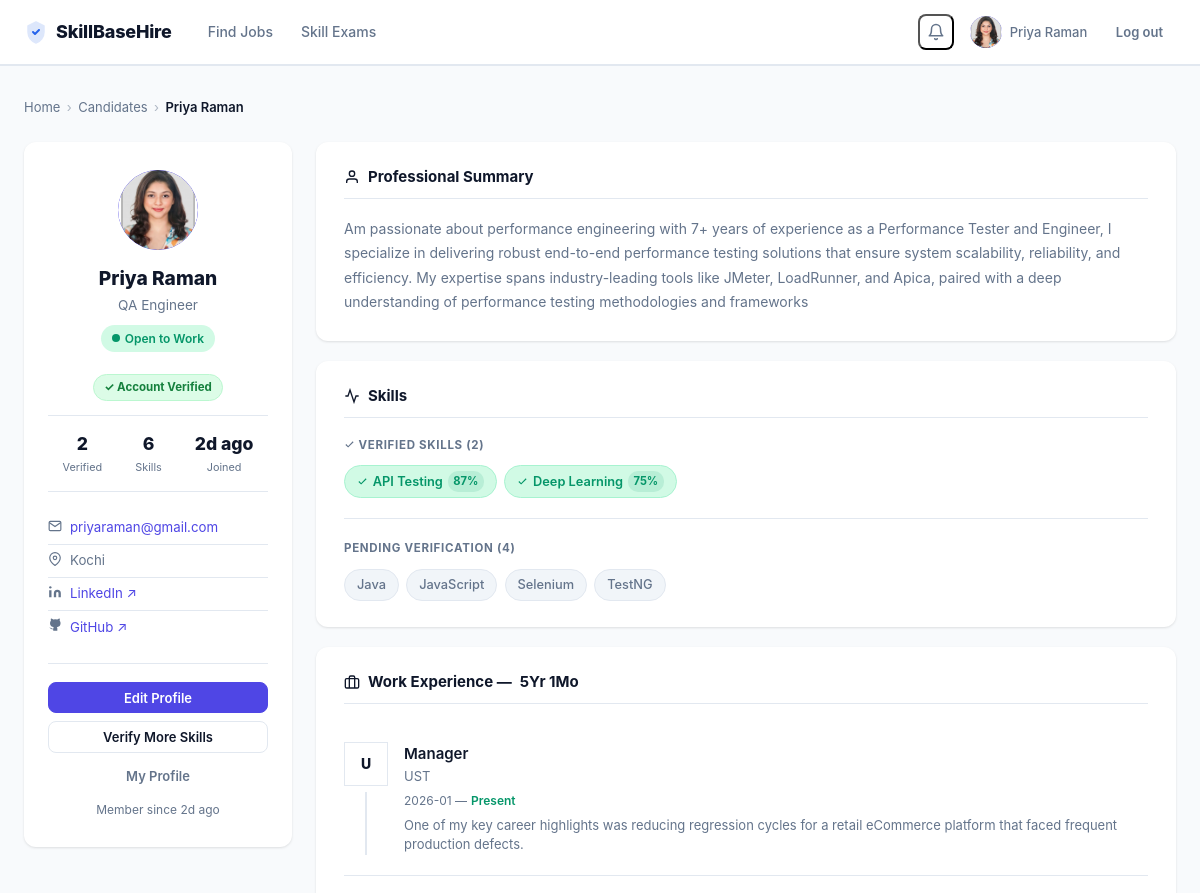
The page /candidates/10 (signed in, upper part) on the database as committed earlier.
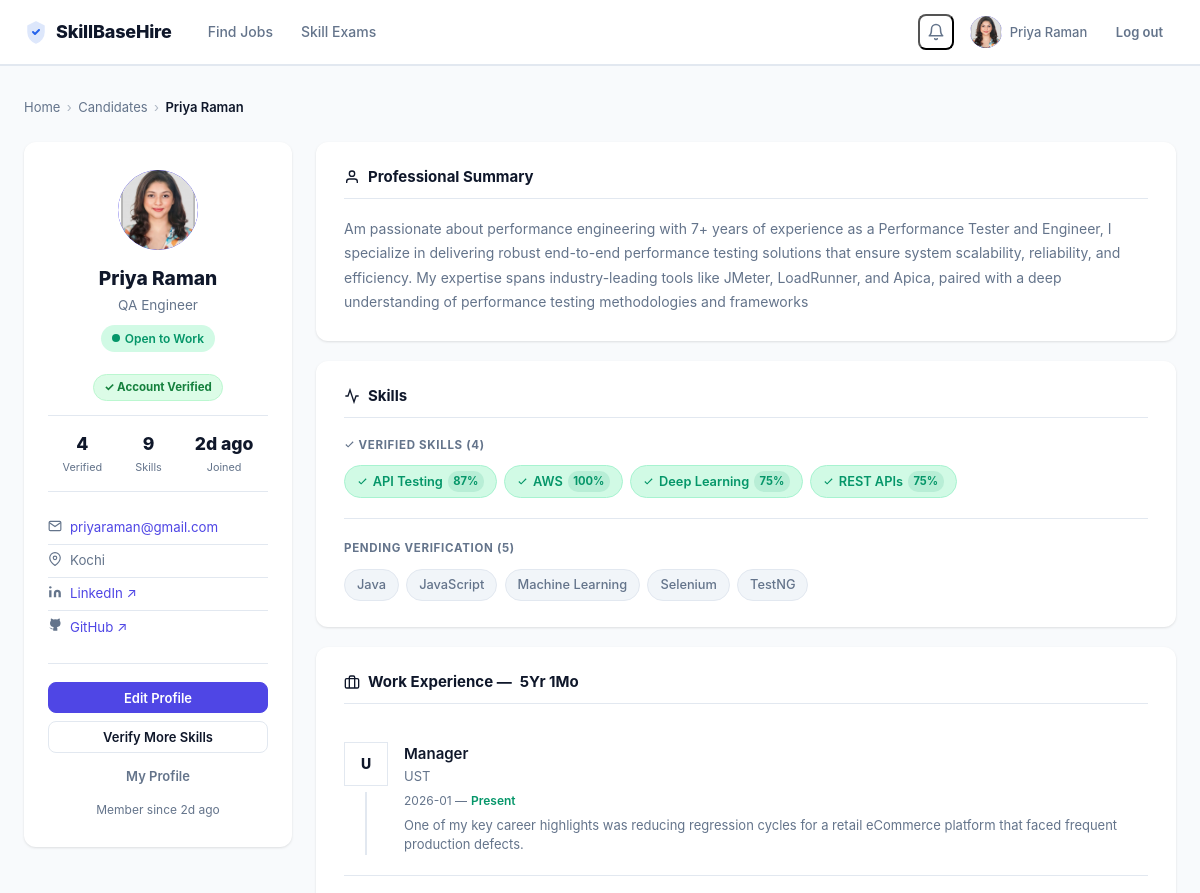
The same page on the database as committed later.
### tables this page shows
CREATE TABLE user_skills (
                id INTEGER PRIMARY KEY AUTOINCREMENT,
                user_id INTEGER NOT NULL,
                skill_id INTEGER NOT NULL,
                verified INTEGER DEFAULT 0,
                score INTEGER DEFAULT 0,
                added_at TIMESTAMP DEFAULT CURRENT_TIMESTAMP, correct_answers INTEGER, time_taken_secs INTEGER,
                UNIQUE(user_id, skill_id),
                FOREIGN KEY (user_id) REFERENCES users(id),
                FOREIGN KEY (skill_id) REFERENCES skills(id)
            );

CREATE TABLE skills (
                id INTEGER PRIMARY KEY AUTOINCREMENT,
                name TEXT UNIQUE NOT NULL,
                category TEXT NOT NULL,
                description TEXT DEFAULT ''
            );

CREATE TABLE candidate_work_experience (
                id INTEGER PRIMARY KEY AUTOINCREMENT,
                user_id INTEGER NOT NULL,
                company TEXT NOT NULL,
                designation TEXT NOT NULL,
                start_date TEXT DEFAULT '',
                end_date TEXT DEFAULT '',
                is_current INTEGER DEFAULT 0,
                description TEXT DEFAULT '',
                FOREIGN KEY (user_id) REFERENCES users(id)
            );

### app.py (the view)
@app.route('/candidates/<int:candidate_id>')
def candidate_detail(candidate_id):
    db = get_db()
    candidate = db.execute('''
        SELECT u.id, u.name, u.email, u.created_at, u.email_verified,
               cp.headline, cp.location, cp.bio, cp.linkedin, cp.github,
               cp.phone, cp.gender, cp.differently_abled
        FROM users u LEFT JOIN candidate_profiles cp ON u.id = cp.user_id
        WHERE u.id = ? AND u.role = 'candidate'
    ''', [candidate_id]).fetchone()
    if not candidate:
        return render_template('candidate_detail.html', candidate=None, skills=[],
                               blocked_recruiter=False, user=get_current_user())
    skills = db.execute('''
        SELECT s.id, s.name, s.category, us.verified, us.score
        FROM user_skills us JOIN skills s ON us.skill_id = s.id
        WHERE us.user_id = ?
        ORDER BY us.verified DESC, s.name
    ''', [candidate_id]).fetchall()
    show_verified_skills = True
    experiences = db.execute(
        'SELECT * FROM candidate_work_experience WHERE user_id=? ORDER BY start_date DESC, id DESC',
        [candidate_id]).fetchall()
    educations = db.execute(
        'SELECT * FROM candidate_education WHERE user_id=? ORDER BY COALESCE(end_year,9999) DESC, COALESCE(start_year,0) DESC',
        [candidate_id]).fetchall()
    certifications = db.execute(
        'SELECT * FROM candidate_certifications WHERE user_id=? ORDER BY COALESCE(year,0) DESC, id DESC',
        [candidate_id]).fetchall()
    projects = db.execute(
        'SELECT * FROM candidate_projects WHERE user_id=? ORDER BY COALESCE(year,0) DESC, id DESC',
        [candidate_id]).fetchall()
    profile_extra = db.execute(
        'SELECT resume_filename, profile_photo FROM candidate_profiles WHERE user_id=?',
        [candidate_id]).fetchone()
    now = datetime.now()
    total_months = 0
    for exp in experiences:
        if not exp['start_date']:
            continue
        try:
            sy, sm = int(exp['start_date'][:4]), int(exp['start_date'][5:7])
        except (ValueError, IndexError):
            continue
        if exp['is_current']:
            ey, em = now.year, now.month
        elif exp['end_date']:
            try:
                ey, em = int(exp['end_date'][:4]), int(exp['end_date'][5:7])
            except (ValueError, IndexError):
                continue
        else:
            continue
        diff = (ey - sy) * 12 + (em - sm)
        if diff > 0:
            total_months += diff
    total_exp_years  = total_months // 12
    total_exp_months = total_months % 12
    return render_template('candidate_detail.html', candidate=candidate, skills=skills,
                           blocked_recruiter=False, show_verified_skills=show_verified_skills,
                           experiences=experiences, educations=educations,
                           certifications=certifications, projects=projects,
                           profile_extra=profile_extra,
                           total_exp_years=total_exp_years, total_exp_months=total_exp_months,
                           user=get_current_user())

### app.py (called while the page is built)
def get_db():
    db = getattr(g, '_database', None)
    if db is None:
        db = g._database = sqlite3.connect(DATABASE)
        db.row_factory = sqlite3.Row
    return db

@app.teardown_appcontext
def close_connection(_exception):
    db = getattr(g, '_database', None)
    if db is not None:
        db.close()

@app.context_processor
def inject_notif_count():
    if session.get('role') == 'candidate' and session.get('user_id'):
        try:
            db = get_db()
            count = db.execute(
                'SELECT COUNT(*) FROM notifications WHERE candidate_id=? AND is_read=0',
                [session['user_id']]
            ).fetchone()[0]
            return {'unread_notif_count': count}
        except Exception:
            pass
    return {'unread_notif_count': 0}

def get_current_user():
    if 'user_id' not in session:
        return None
    return get_db().execute('SELECT * FROM users WHERE id = ?', [session['user_id']]).fetchone()

### templates/candidate_detail.html (shortened to what the changed rows need)
{% extends "base.html" %}
{% block content %}
<div class="cd-page">
  <div class="container">
    {% if blocked_recruiter %}
    <div class="blocked-access-page">
      <div class="blocked-access-card">
        <div class="blocked-access-icon">🔒</div>
        <h2>Email Verification Required</h2>
        <p>Please verify your official company email address before viewing candidate profiles.</p>
        <div class="blocked-access-btns">
          <form action="{{ url_for('resend_verification') }}" method="post">
            <button type="submit" class="btn btn-primary btn-full">Resend Verification Email</button>
          </form>
          <a href="{{ url_for('recruiter_dashboard') }}" class="btn btn-outline btn-full">Back to Dashboard</a>
        </div>
      </div>
    </div>
    {% else %}
    <nav class="cd-breadcrumb" aria-label="Breadcrumb">
      <a href="{{ url_for('home') }}">Home</a>
      <span class="cd-sep">›</span>
      {% if session.get('role') == 'recruiter' %}
        <a href="{{ url_for('search_candidates') }}">Candidates</a>
      {% else %}
        <span>Candidates</span>
      {% endif %}
      <span class="cd-sep">›</span>
      <strong>{{ candidate.name }}</strong>
    </nav>
    <div class="cd-layout">
      <aside>
        <div class="cd-profile-card">
          <div class="cd-avatar" aria-label="{{ candidate.name }}" style="overflow:hidden">
            {% if profile_extra and profile_extra.profile_photo %}
              <img src="/static/uploads/photos/{{ profile_extra.profile_photo }}" class="avatar-img" alt="{{ candidate.name }}">
            {% else %}
              {{ candidate.name[0].upper() }}
            {% endif %}
          </div>
          <h1 class="cd-name">{{ candidate.name }}</h1>
          {% if candidate.headline %}
            <div class="cd-headline">{{ candidate.headline }}</div>
          {% endif %}
          <div style="display:flex;gap:.375rem;flex-wrap:wrap;justify-content:center;margin:.5rem 0">
            <div class="cd-status-badge">
              <svg width="8" height="8" viewBox="0 0 8 8"><circle cx="4" cy="4" r="4" fill="currentColor"/></svg>
              Open to Work
            </div>
            <span class="badge-verified">✓ Account Verified</span>
          </div>
          {% set verified_count = skills | selectattr('verified', 'equalto', 1) | list | length %}
          {% set total_count = skills | length %}
          <div class="cd-stat-row">
            <div class="cd-stat-item">
              <div class="cd-stat-num">{{ verified_count }}</div>
              <div class="cd-stat-lbl">Verified</div>
            </div>
            <div class="cd-stat-item">
              <div class="cd-stat-num">{{ total_count }}</div>
              <div class="cd-stat-lbl">Skills</div>
            </div>
            <div class="cd-stat-item">
              <div class="cd-stat-num">{{ candidate.created_at | timeago }}</div>
              <div class="cd-stat-lbl">Joined</div>
            </div>
          </div>
          <ul class="cd-meta-list">
            <li>
              <span class="mi-icon">
                <svg width="14" height="14" viewBox="0 0 24 24" fill="none" stroke="currentColor" stroke-width="2"><path d="M4 4h16c1.1 0 2 .9 2 2v12c0 1.1-.9 2-2 2H4c-1.1 0-2-.9-2-2V6c0-1.1.9-2 2-2z"/><polyline points="22,6 12,13 2,6"/></svg>
              </span>
              <a href="mailto:{{ candidate.email }}">{{ candidate.email }}</a>
            </li>
            {% if candidate.location %}
            <li>
              <span class="mi-icon">
                <svg width="14" height="14" viewBox="0 0 24 24" fill="none" stroke="currentColor" stroke-width="2"><path d="M21 10c0 7-9 13-9 13s-9-6-9-13a9 9 0 0118 0z"/><circle cx="12" cy="10" r="3"/></svg>
              </span>
              {{ candidate.location }}
            </li>
            {% endif %}
            {% if candidate.linkedin %}
            <li>
              <span class="mi-icon">
                <svg width="14" height="14" viewBox="0 0 24 24" fill="currentColor"><path d="M16 8a6 6 0 016 6v7h-4v-7a2 2 0 00-2-2 2 2 0 00-2 2v7h-4v-7a6 6 0 016-6zM2 9h4v12H2z"/><circle cx="4" cy="4" r="2"/></svg>
              </span>
              <a href="{{ candidate.linkedin }}" target="_blank" rel="noopener">LinkedIn ↗</a>
            </li>
            {% endif %}
            {% if candidate.github %}
            <li>
              <span class="mi-icon">
              </span>
              <a href="{{ candidate.github }}" target="_blank" rel="noopener">GitHub ↗</a>
            </li>
            {% endif %}
          </ul>
          <hr class="cd-divider">
          <div class="cd-actions">
            {% if session.get('role') == 'recruiter' %}
              <button type="button" class="btn btn-primary btn-full btn-sm" onclick="document.getElementById('personalDetailsModal').style.display='flex'">
                <svg width="14" height="14" viewBox="0 0 24 24" fill="none" stroke="currentColor" stroke-width="2" style="vertical-align:-.15em"><path d="M20 21v-2a4 4 0 00-4-4H8a4 4 0 00-4 4v2"/><circle cx="12" cy="7" r="4"/></svg>
                Personal Details
              </button>
              {% if skills | selectattr('verified', 'equalto', 0) | list | length > 0 %}
                <a href="{{ url_for('skills_page') }}" class="btn btn-outline btn-full btn-sm">Request Skill Test</a>
              {% endif %}
              <a href="{{ url_for('search_candidates') }}" class="btn btn-ghost btn-full btn-sm">← Back to Candidates</a>
            {% elif user and user.id == candidate.id %}
              <a href="{{ url_for('candidate_profile') }}" class="btn btn-primary btn-full btn-sm">Edit Profile</a>
              <a href="{{ url_for('skills_page') }}" class="btn btn-outline btn-full btn-sm">Verify More Skills</a>
              <a href="{{ url_for('candidate_profile') }}" class="btn btn-ghost btn-full btn-sm">My Profile</a>
            {% else %}
              <a href="{{ url_for('candidate_login') }}" class="btn btn-outline btn-full btn-sm">Log in to connect</a>
            {% endif %}
          </div>
          <div class="cd-joined">Member since {{ candidate.created_at | timeago }}</div>
        </div>
      </aside>
      <div class="cd-main">
        {% if candidate.bio %}
        <div class="cd-card">
          <h2 class="cd-card-title">
            <svg width="16" height="16" viewBox="0 0 24 24" fill="none" stroke="currentColor" stroke-width="2"><path d="M20 21v-2a4 4 0 00-4-4H8a4 4 0 00-4 4v2"/><circle cx="12" cy="7" r="4"/></svg>
            Professional Summary
          </h2>
          <p class="cd-bio">{{ candidate.bio }}</p>
        </div>
        {% endif %}
        <div class="cd-card">
          <h2 class="cd-card-title">
            <svg width="16" height="16" viewBox="0 0 24 24" fill="none" stroke="currentColor" stroke-width="2"><polyline points="22 12 18 12 15 21 9 3 6 12 2 12"/></svg>
            Skills
          </h2>
          {% set verified_skills = skills | selectattr('verified', 'equalto', 1) | list %}
          {% set pending_skills  = skills | selectattr('verified', 'equalto', 0) | list %}
          {% if show_verified_skills and verified_skills %}
          <div class="cd-skills-section">
            <div class="cd-skills-sublabel">
              <svg width="11" height="11" viewBox="0 0 24 24" fill="none" stroke="currentColor" stroke-width="2.5" style="vertical-align:-.1em"><polyline points="20 6 9 17 4 12"/></svg>
              Verified Skills ({{ verified_skills | length }})
            </div>
            <div class="cd-skills-flex">
              {% for skill in verified_skills %}
                <span class="cd-skill-v">
                  <svg width="11" height="11" viewBox="0 0 24 24" fill="none" stroke="currentColor" stroke-width="2.5"><polyline points="20 6 9 17 4 12"/></svg>
                  {{ skill.name }}
                  <span class="cd-skill-score">{{ skill.score }}%</span>
                </span>
              {% endfor %}
            </div>
          </div>
          {% endif %}
          {% if show_verified_skills and pending_skills %}
          <div class="cd-skills-section">
            <div class="cd-skills-sublabel">Pending Verification ({{ pending_skills | length }})</div>
            <div class="cd-skills-flex">
              {% for skill in pending_skills %}
                <span class="cd-skill-p" title="Skill test not completed yet">{{ skill.name }}</span>
              {% endfor %}
            </div>
          </div>
          {% endif %}
        </div>
        <div class="cd-card">
          <h2 class="cd-card-title">
            <svg width="16" height="16" viewBox="0 0 24 24" fill="none" stroke="currentColor" stroke-width="2"><rect x="2" y="7" width="20" height="14" rx="2"/><path d="M16 21V5a2 2 0 00-2-2h-4a2 2 0 00-2 2v16"/></svg>
            Work Experience{% if experiences and (total_exp_years > 0 or total_exp_months > 0) %} — <strong>{{ total_exp_years }}Yr{% if total_exp_months > 0 %} {{ total_exp_months }}Mo{% endif %}</strong>{% endif %}
          </h2>
          {% if experiences %}
            <div class="tl" style="margin-top:.75rem">
              {% for exp in experiences %}
              <div class="tl-item">
                <div class="tl-left">
                  <div class="tl-logo">{{ exp.company[0].upper() }}</div>
                  <div class="tl-line"></div>
                </div>
                <div style="flex:1;min-width:0">
                  <div style="font-weight:600;font-size:.9375rem">{{ exp.designation }}</div>
                  <div style="font-size:.8125rem;color:var(--text-muted);margin-bottom:.25rem">{{ exp.company }}</div>
                  {% if exp.start_date %}
                  <div class="tl-meta"><span>{{ exp.start_date }}{% if exp.is_current %} — <span style="color:var(--success);font-weight:600">Present</span>{% elif exp.end_date %} — {{ exp.end_date }}{% endif %}</span></div>
                  {% endif %}
                  {% if exp.description %}<p style="font-size:.8125rem;color:var(--text-muted);margin-top:.375rem;line-height:1.5">{{ exp.description }}</p>{% endif %}
                </div>
              </div>
              {% endfor %}
            </div>
          {% else %}
            <p class="cd-empty">Work experience details are not available yet.</p>
          {% endif %}
        </div>
      </div>
    </div>
    {% endif %}
  </div>
</div>
{% endblock %}

Rows that differ between the two databases and show on the page:
added user_skills: name "AWS", score "100", shown under "Skills"
added user_skills: name "REST APIs", score "75", shown under "Skills"
added user_skills: name "Machine Learning"
Other text that changed with them:
{{ verified_count }}: "2" → "4"
{{ total_count }}: "6" → "9"
{{ verified_skills | length }}: "2" → "4"
{{ pending_skills | length }}: "4" → "5"
